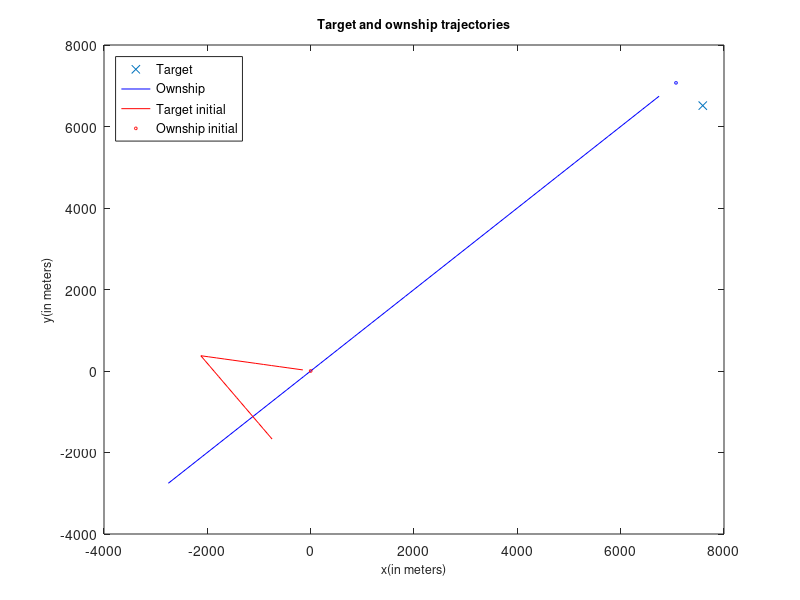

The MATLAB source for this figure:
%script
rangeVar = 1;
thetaVar = 6;
velocityVar = 10;
% targetInit = [7071; 7071; 225; 7.72];
% ownshipInit = [0; 0; 170; 2.57];
targetInit = [7071; 7071; -5.4589; -5.4589];
ownshipInit = [0; 0; -2.5310; .4463];
ownshipState = ownshipInit;
targetState = targetInit;
targetStateLog = [];
ownshipStateLog = [];
startTime = 60;
time = startTime;
finalTime = 1800;
timeStep = 60;

%Initial Measurements
bearing = atan2(targetInit(1)-ownshipInit(1),targetInit(2)-ownshipInit(2))*180/pi + (thetaVar * randn());
distance = sqrt((targetInit(1)-ownshipInit(1)+(rangeVar * randn()))^2+(targetInit(2)-ownshipInit(2)+(rangeVar * randn()))^2);
targetEst = [distance*cosd(bearing);
             distance*sind(bearing);
             0;
             0];
targetEstLog = [targetEst];
P = [0 0 0 0;
     0 0 0 0;
     0 0 velocityVar^2 0;
     0 0 0 velocityVar^2];
Q = [rangeVar^2 0;
     0 rangeVar^2];
F = [1 0 timeStep 0;
     0 1 0 timeStep;
     0 0 1 0;
     0 0 0 1];
 
 
%Simulation
for i = startTime:timeStep:finalTime
    time = i;
    
%move vehicle and target
if(time == 900)
    ownshipState(3) = 1.4371;
    ownshipState(4) = -2.1306;
end
ownshipState = F*ownshipState;
ownshipStateLog = [ownshipStateLog ownshipState];
targetState = F*targetState;
targetStateLog = [targetStateLog targetState];

%Measure
H=[(1-(ownshipState(1)/targetState(1))) 0 0 0;
    0 (1-(ownshipState(2)/targetState(2))) 0 0];
dis = H*targetState;
varry = rangeVar * randn();
distance = sqrt((dis(1)+varry)^2+(dis(2)+varry)^2);%Check the variance method

%Estimation


end

%Figure
plot(targetEst(1),targetEst(2),'x')
hold on
plot(targetStateLog(1,:),targetStateLog(2,:),'-b')
hold on
plot(ownshipStateLog(1,:),ownshipStateLog(2,:),'-r')
hold on
plot(ownshipInit(1),ownshipInit(2),'or', 'MarkerSize', 2)
hold on
plot(targetInit(1),targetInit(2),'ob', 'MarkerSize', 2)
legend('Target','Ownship','Target initial','Ownship initial')
%plot(ownshipStateLog(1,:),ownshipStateLog(2,:),'o')
legend('Location','northwest')
xlim([-4000 8000])
ylim([-4000 8000])
xlabel('x(in meters)','FontSize',9)
ylabel('y(in meters)','FontSize',9)
title('Target and ownship trajectories','FontSize',9)

hold on
